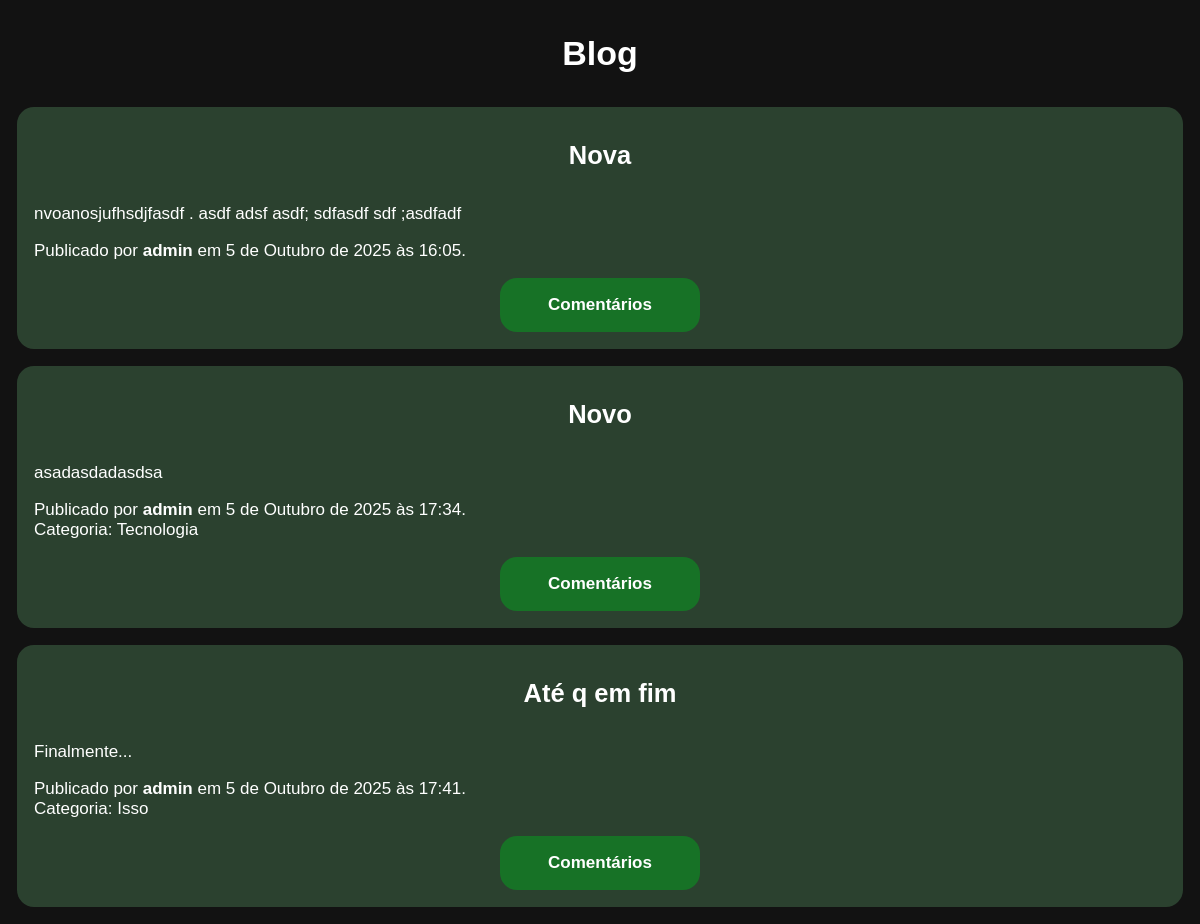
Before: / with the older database file.
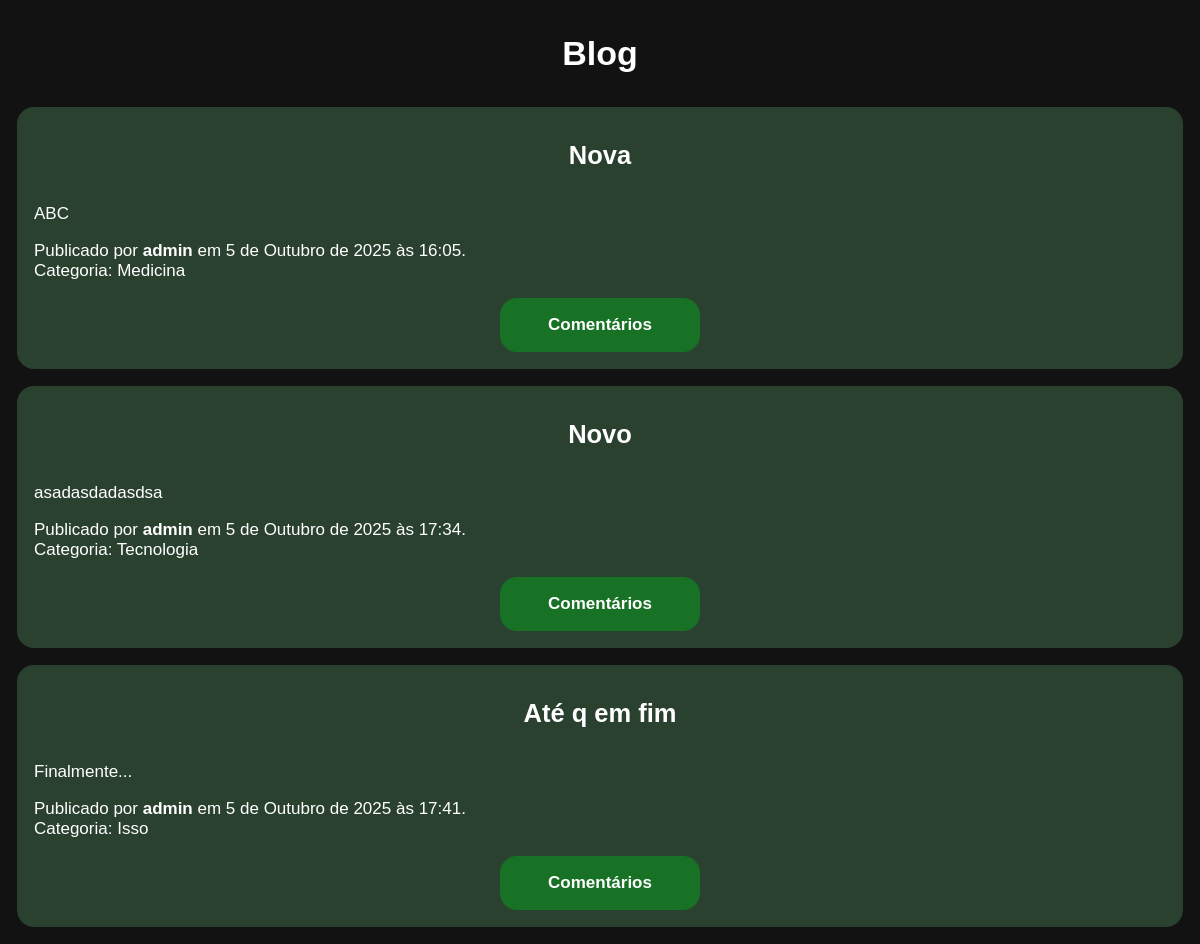
After: the same page with the newer database file.
### blog/models.py (models this page shows, shortened)
class Post(models.Model):
    title = models.CharField(max_length = 100, unique = True, null = False)
    created_at = models.DateTimeField(auto_now_add = True)
    content = models.TextField(null = False)
    author = models.ForeignKey(
        'User',
        on_delete = models.SET_NULL,
        null = True,
        blank = True
    )
    category = models.ForeignKey(
        'Category',
        on_delete = models.SET_NULL,
        null = True,
        blank = True
    )

class User(AbstractUser):
    role = models.ForeignKey(
        'Role',
        on_delete = models.SET_NULL,
        null = True,
        blank = True
    )
    def __str__(self):
        return self.username

class Category(models.Model):
    name = models.CharField(max_length = 100, unique = True, null = False)
    def __str__(self):
        return self.name

### blog/views.py (the view)
# urls.py: path("", PostListView.as_view(), name="index"),
class PostListView(ListView):
    model = Post
    template_name = "blog/index.html"
    context_object_name = "blog"
    def get_context_data(self, **kwargs):
        context = super().get_context_data(**kwargs)
        context['comment_form'] = CommentForm()
        return context

### blog/templates/blog/index.html (shortened to what this page needs)
{% load static %}
<!DOCTYPE html>
<html lang="pt-br">
<head>
    <link rel="stylesheet" href="{% static 'blog/app.css' %}">
</head>
<body>
    <h1>Blog</h1>
    <ul class="posts-container">
        {% for post in blog %}
        <li class="post-card">
            <h2>{{ post.title }}</h2>
            <p>{{ post.content }}</p>
            <p>
                {% if post.author %}
                Publicado por <strong>{{ post.author }}</strong> em {{ post.created_at }}.<br>
                {% else %}
                Publicado em {{ post.created_at }}.<br>
                {% endif %}
                {% if post.category %}
                Categoria: {{ post.category }}
                {% endif %}
            </p>
            <nav class="actions">
                <a href="#" class="btn toggle-comments" data-target="#comments-{{ post.pk }}">Comentários</a>
            </nav>
        </li>
        {% empty %}
        <li>Nenhuma postagem registrada</li>
        {% endfor %}
    </ul>
</body>
</html>

Changed rows visible on the page:
changed Post "Nova": content "nvoanosjufhsdjfasdf . asdf adsf asdf; sdfasdf sdf ;asdfadf" → "ABC"; category (not shown) → "Medicina"
